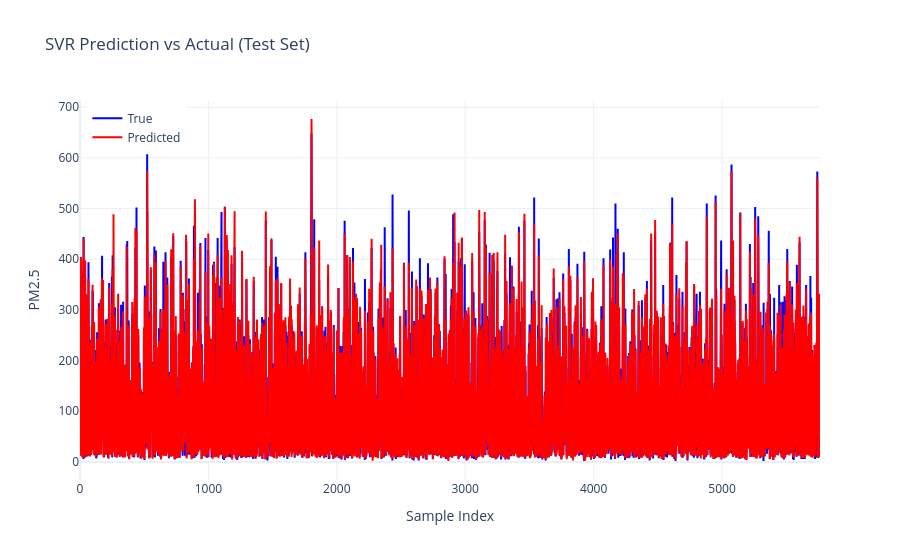

Notebook code for this chart:
### Code cell
import plotly.graph_objects as go

fig = go.Figure()

fig.add_trace(go.Scatter(
    y=y_test.values,
    mode='lines',
    name='True',
    line=dict(color='blue')
))

fig.add_trace(go.Scatter(
    y=y_pred_test,
    mode='lines',
    name='Predicted',
    line=dict(color='red')
))

fig.update_layout(
    title="SVR Prediction vs Actual (Test Set)",
    xaxis_title="Sample Index",
    yaxis_title="PM2.5",
    legend=dict(x=0.01, y=0.99),
    template='plotly_white',
    hovermode='x unified'
)

fig.show()

### Figure 1 — Plotly figure (JSON) as saved in the notebook; plotly's stock layout.template omitted (floating-point values rounded to 4 significant figures; data arrays with more than 128 entries replaced by an {"elided": "..."} marker saying what was removed)
{"data": [{"line": {"color": "blue"}, "mode": "lines", "name": "True", "type": "scatter", "y": {"elided": "5764 int values"}}, {"line": {"color": "red"}, "mode": "lines", "name": "Predicted", "type": "scatter", "y": {"elided": "5764 float values"}}], "layout": {"hovermode": "x unified", "legend": {"x": 0.01, "y": 0.99}, "title": {"text": "SVR Prediction vs Actual (Test Set)"}, "xaxis": {"title": {"text": "Sample Index"}}, "yaxis": {"title": {"text": "PM2.5"}}}}
